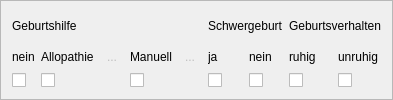
           <widget class="QFrame" name="frame_Geburt">
            <property name="maximumSize">
             <size>
              <width>16777215</width>
              <height>16777215</height>
             </size>
            </property>
            <property name="frameShape">
             <enum>QFrame::StyledPanel</enum>
            </property>
            <property name="frameShadow">
             <enum>QFrame::Raised</enum>
            </property>
            <layout class="QHBoxLayout" name="horizontalLayout_5">
             <item>
              <layout class="QGridLayout" name="Layout_Geburt">
               <item row="1" column="9">
                <widget class="QLabel" name="label_Geburt_Geburtsverhalten_Unruhig">
                 <property name="text">
                  <string>unruhig</string>
                 </property>
                </widget>
               </item>
               <item row="2" column="6">
                <widget class="QCheckBox" name="checkBox_Geburt_Geburt_Schwergebrut_Ja">
                 <property name="text">
                  <string/>
                 </property>
                </widget>
               </item>
               <item row="1" column="8">
                <widget class="QLabel" name="label_Geburt_Geburtsverhalten_Ruhig">
                 <property name="text">
                  <string>ruhig</string>
                 </property>
                </widget>
               </item>
               <item row="2" column="9">
                <widget class="QCheckBox" name="checkBox_Geburt_Geburtsverhalten_Unruhig">
                 <property name="text">
                  <string/>
                 </property>
                </widget>
               </item>
               <item row="2" column="8">
                <widget class="QCheckBox" name="checkBox_Geburt_Geburtsverhalten_Ruhig">
                 <property name="text">
                  <string/>
                 </property>
                </widget>
               </item>
               <item row="0" column="8" colspan="2">
                <widget class="QLabel" name="label_Geburt_Geburtsverhalten">
                 <property name="text">
                  <string>Geburtsverhalten</string>
                 </property>
                </widget>
               </item>
               <item row="1" column="0">
                <widget class="QLabel" name="label_Geburt_Geburtshilfe_Nein">
                 <property name="text">
                  <string>nein</string>
                 </property>
                </widget>
               </item>
               <item row="1" column="6">
                <widget class="QLabel" name="label_Geburt_Schwergebrut_Ja">
                 <property name="text">
                  <string>ja</string>
                 </property>
                </widget>
               </item>
               <item row="1" column="7">
                <widget class="QLabel" name="label_Geburt_Schwergebrut_Nein">
                 <property name="text">
                  <string>nein</string>
                 </property>
                </widget>
               </item>
               <item row="2" column="7">
                <widget class="QCheckBox" name="checkBox_Geburt_Geburt_Schwergebrut_Nein">
                 <property name="text">
                  <string/>
                 </property>
                </widget>
               </item>
               <item row="2" column="0">
                <widget class="QCheckBox" name="checkBox_Geburt_Geburtshilfe_Nein">
                 <property name="text">
                  <string/>
                 </property>
                </widget>
               </item>
               <item row="1" column="1">
                <layout class="QHBoxLayout" name="horizontalLayout_Allopathie">
                 <item>
                  <widget class="QLabel" name="label_Geburt_Geburtshilfe_Nein_Allophatie">
                   <property name="text">
                    <string>Allopathie</string>
                   </property>
                  </widget>
                 </item>
                 <item>
                  <widget class="QToolButton" name="toolButton_Tooltip_Allop">
                   <property name="enabled">
                    <bool>false</bool>
                   </property>
                   <property name="toolTip">
                    <string>Medikamentöse Behandlungen</string>
                   </property>
                   <property name="text">
                    <string>...</string>
                   </property>
                   <property name="icon">
                    <iconset>
                     <normaloff>../Images/info-symbol-1343394_640.png</normaloff>../Images/info-symbol-1343394_640.png</iconset>
                   </property>
                   <property name="autoRaise">
                    <bool>true</bool>
                   </property>
                  </widget>
                 </item>
                </layout>
               </item>
               <item row="2" column="1">
                <widget class="QCheckBox" name="checkBox_Geburt_Geburtshilfe_Allophatie">
                 <property name="text">
                  <string/>
                 </property>
                </widget>
               </item>
               <item row="1" column="2">
                <layout class="QHBoxLayout" name="horizontalLayout_Manuell">
                 <item>
                  <widget class="QLabel" name="label_Geburt_Geburtshilfe_Nein_Manuell">
                   <property name="text">
                    <string>Manuell</string>
                   </property>
                  </widget>
                 </item>
                 <item>
                  <widget class="QToolButton" name="toolButton_3">
                   <property name="enabled">
                    <bool>false</bool>
                   </property>
                   <property name="toolTip">
                    <string>Manuelles Eingreifen</string>
                   </property>
                   <property name="text">
                    <string>...</string>
                   </property>
                   <property name="icon">
                    <iconset>
                     <normaloff>../Images/info-symbol-1343394_640.png</normaloff>../Images/info-symbol-1343394_640.png</iconset>
                   </property>
                   <property name="autoRaise">
                    <bool>true</bool>
                   </property>
                  </widget>
                 </item>
                </layout>
               </item>
               <item row="2" column="2">
                <widget class="QCheckBox" name="checkBox_Geburt_Geburtshilfe_Manuell">
                 <property name="text">
                  <string/>
                 </property>
                </widget>
               </item>
               <item row="0" column="0" colspan="3">
                <widget class="QLabel" name="label_Geburt_Geburtshilfe">
                 <property name="text">
                  <string>Geburtshilfe</string>
                 </property>
                </widget>
               </item>
               <item row="0" column="6" colspan="2">
                <widget class="QLabel" name="label_Geburt_Schwergebrut">
                 <property name="text">
                  <string>Schwergeburt</string>
                 </property>
                </widget>
               </item>
              </layout>
             </item>
            </layout>
           </widget>
